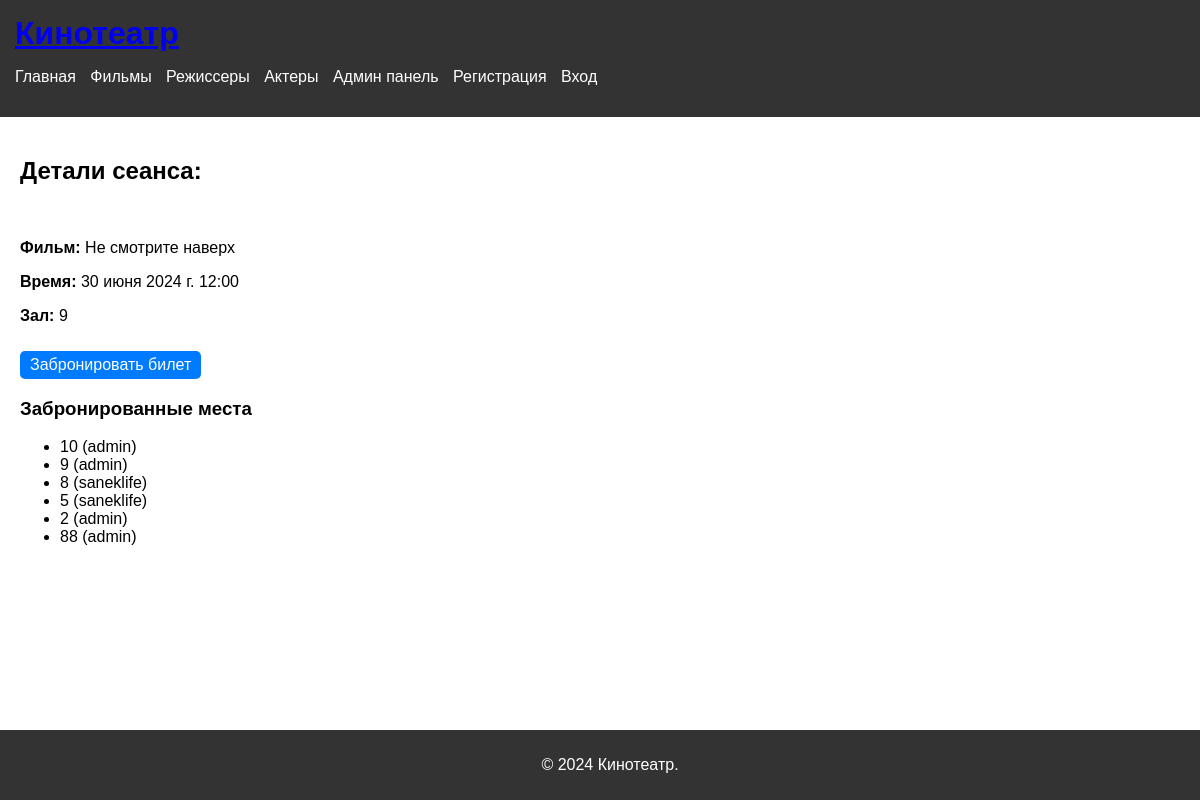
The app's page /session/1/, older data.
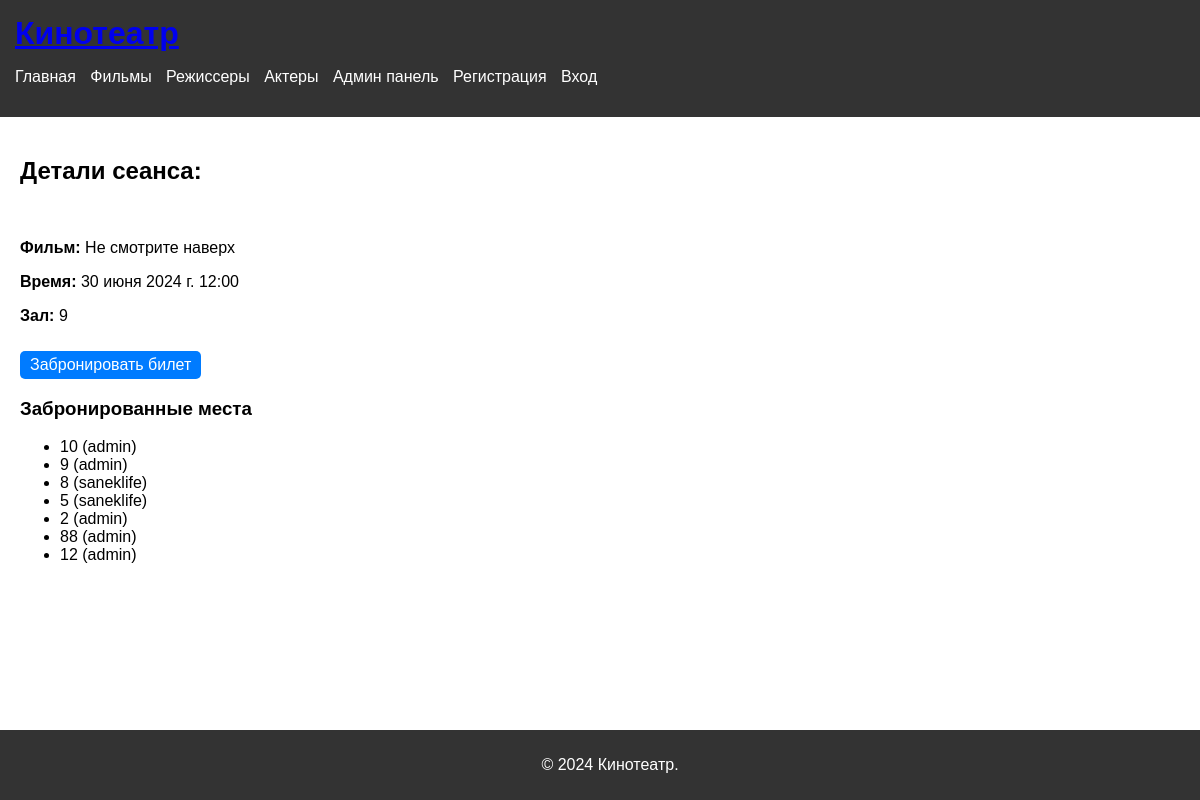
The same page, newer data.
### kinoteatr/models.py (models this page shows, shortened)
class Ticket(models.Model):
    user = models.ForeignKey(User, on_delete=models.CASCADE)
    session = models.ForeignKey(Session, on_delete=models.CASCADE)
    seat = models.CharField(max_length=10)

### kinoteatr/views.py (the view)
# urls.py: path('session/<int:pk>/', views.session_detail, name='session_detail'),
def session_detail(request, pk):
    session = get_object_or_404(Session, pk=pk)
    return render(request, 'cinema/session_detail.html', {'session': session})

### kinoteatr/templates/cinema/session_detail.html (shortened to what this page needs)
{% extends 'cinema/base.html' %}
{% block content %}
<h2>Детали сеанса: </h2>
<p><strong>Фильм:</strong> {{ session.movie.title }}</p>
<p><strong>Время:</strong> {{ session.time }}</p>
<p><strong>Зал:</strong> {{ session.hall }}</p>
<a href="{% url 'book_ticket' session.pk %}" class="movie-link">Забронировать билет</a>
<h3>Забронированные места</h3>
<ul>
    {% for ticket in session.ticket_set.all %}
    <li>{{ ticket.seat }} ({{ ticket.user.username }})</li>
    {% endfor %}
</ul>
{% endblock %}

Row changes from the older to the newer data that the page shows:
added Ticket: seat "12", user.username "admin"
